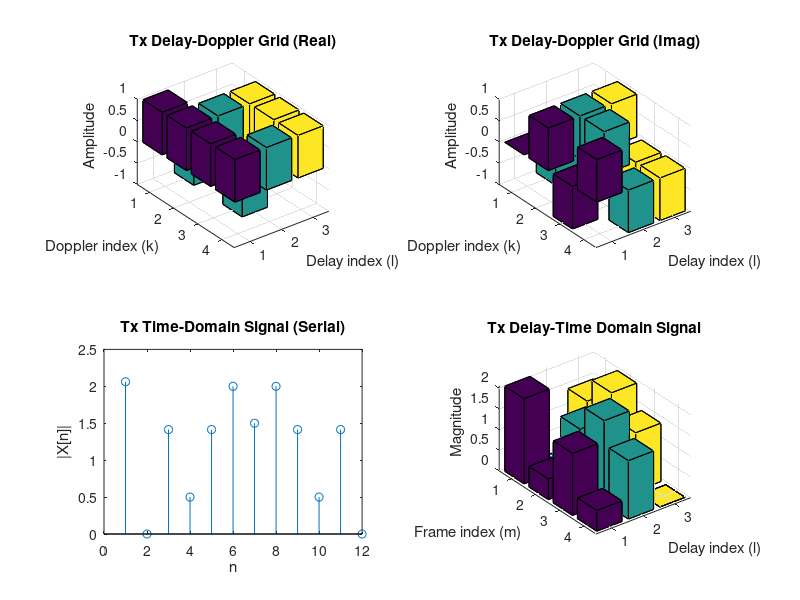
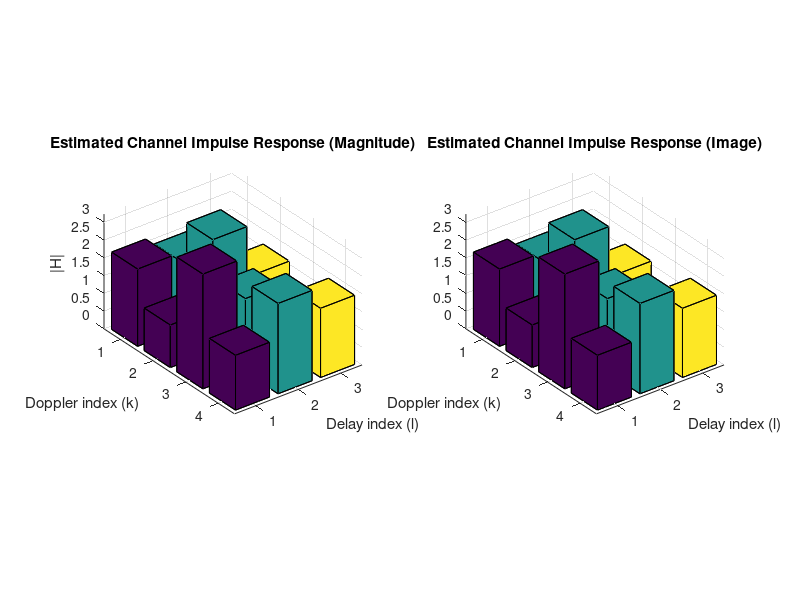
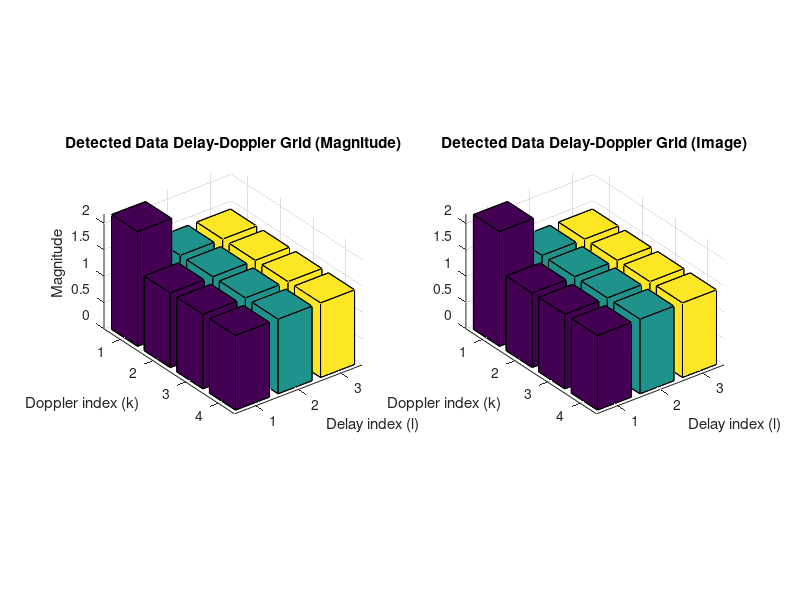

These charts were generated, in order, by the following MATLAB code:
%% OTFS Simulation with Embedded Pilot, Iterative Channel Estimation, and Equalization
clear all; close all; clc;

%% Parameters
L = 3;            % Number of delay bins
K = 4;            % Number of Doppler bins
N = L * K;        % Total number of time samples
SNR_dB = 10;      % SNR in dB for the AWGN channel

%% Generate Data Grid and Embed Pilot
% QPSK constellation: {1+j, 1-j, -1+j, -1-j}
constellation = [1+1j, 1-1j, -1+1j, -1-1j];
rng(123); % For reproducibility
% Generate random data for all cells
Z_data = constellation(randi([1, length(constellation)], K, L));
% Embed pilot: For example, reserve cell (1,1) (i.e. delay=0, doppler=0) for pilot
pilot_val = 1;
Z_data(1,1) = pilot_val;
% This is the transmitted delay-Doppler grid (data + embedded pilot)
Z_tx = Z_data;

%% Transmit: Map Delay-Doppler Grid to Time Domain via IDZT
X_tx = zeros(N,1); % Preallocate time-domain signal
for n = 0:N-1
    l_idx = mod(n, L);         % delay index (0,...,L-1)
    m = floor(n/L);            % frame index (for Doppler phase)
    sum_val = 0;
    for k = 0:K-1
        % Note: MATLAB indices start at 1
        sum_val = sum_val + Z_tx(k+1, l_idx+1) * exp(1j*2*pi*m*(k/K));
    end
    X_tx(n+1) = (1/sqrt(K))*sum_val;
end
X_tx_mat = reshape(X_tx, L, K);

%% Plot Transmitted Signals (Data and Pilot Embedded)
figure;
subplot(2,2,1);
bar3(real(Z_tx));
title('Tx Delay-Doppler Grid (Real)');
xlabel('Delay index (l)'); ylabel('Doppler index (k)'); zlabel('Amplitude');

subplot(2,2,2);
bar3(imag(Z_tx));
title('Tx Delay-Doppler Grid (Imag)');
xlabel('Delay index (l)'); ylabel('Doppler index (k)'); zlabel('Amplitude');

subplot(2,2,3);
stem(abs(X_tx));
title('Tx Time-Domain Signal (Serial)');
xlabel('n'); ylabel('|X[n]|');

subplot(2,2,4);
bar3(abs(X_tx_mat.'));
title('Tx Delay-Time Domain Signal');
xlabel('Delay index (l)'); ylabel('Frame index (m)'); zlabel('Magnitude');

%% Define Multipath Channel Parameters
% Assume a channel with three paths:
%  Path 1: delay = 0 samples, Doppler = 0, gain = 1
%  Path 2: delay = 1 sample, Doppler = +0.1, gain = 0.8
%  Path 3: delay = 2 samples, Doppler = -0.1, gain = 0.5
delays = [0, 1, 2];                   % in sample delays (corresponding to delay bins)
doppler_shifts = [0, 0.1, -0.1];        % normalized Doppler shifts (cycles per sample)
gains = [1, 0.8, 0.5];                % complex gains (here assumed real)

% For reference, we define the true channel impulse response (in delay-Doppler grid)
H_true = zeros(K, L);
H_true(1,1) = 1;        % Path 1 at (doppler=0, delay=0)
H_true(2,2) = 0.8;      % Path 2: here we map Doppler +0.1 to bin 2 and delay=1 to l=1
H_true(4,3) = 0.5;      % Path 3: for K=4, bin 4 represents a negative doppler (e.g. -1) and delay=2 to l=2

%% Channel Simulation in Time Domain (Pilot and Data Transmitted Together)
Y_channel = zeros(N,1);  % initialize channel output
n_vec = (0:N-1).';       % time indices as a column vector

for p = 1:length(gains)
    % Apply circular delay shift and Doppler modulation for each path:
    X_shifted = circshift(X_tx, delays(p));
    doppler_mod = exp(1j*2*pi*doppler_shifts(p)*n_vec);
    Y_channel = Y_channel + gains(p) * doppler_mod .* X_shifted;
end

% Add AWGN noise
signal_power = mean(abs(Y_channel).^2);
SNR = 10^(SNR_dB/10);
noise_power = signal_power/SNR;
noise = sqrt(noise_power/2)*(randn(size(Y_channel)) + 1j*randn(size(Y_channel)));
Y_rx = Y_channel + noise;  % Received time-domain signal

%% Reshape Received Time-Domain Signal to Delay-Time Matrix
Y_rx_mat = reshape(Y_rx, L, K);

%% Receiver Processing: Map Received Time-Domain Signal to Delay-Doppler Domain via DZT
Z_rx_total = zeros(K, L);
for l = 0:L-1
    y_m = Y_rx_mat(l+1, :);  % one row corresponding to a given delay bin over frames
    Z_rx_total(:,l+1) = (1/sqrt(K)) * fft(y_m.');  % perform K-point DFT along frame dimension
end

%% Embedded Pilot Based Channel Estimation
% In an embedded pilot scheme, the known pilot (here at cell (1,1)) is used to
% extract a rough channel impulse response. In practical systems a larger pilot block
% is used so that the delay-Doppler spread can be estimated.
% Here we assume that the channel’s effect on the pilot is spread over the grid.
% A simple (and rough) estimator is to take the entire received grid (Z_rx_total)
% and divide by the known pilot value (assuming interference is low).
H_est = Z_rx_total / pilot_val;  

%% Plot the Estimated Channel Impulse Response
figure;
subplot(1,2,1);
bar3(abs(H_est));
title('Estimated Channel Impulse Response (Magnitude)');
xlabel('Delay index (l)'); ylabel('Doppler index (k)'); zlabel('|H|');
subplot(1,2,2);
bar3(abs(H_est));
title('Estimated Channel Impulse Response (Image)');
xlabel('Delay index (l)'); ylabel('Doppler index (k)');

%% Iterative Detection / Peeling of Channel Paths
% Here we perform a simple iterative procedure that, for a known number of paths,
% finds the strongest tap in H_est, records its parameters, and “cancels” it from
% the estimate before moving on.
H_iter = H_est;   % working copy of the estimated channel response
num_paths = 3;    % assume we know there are three dominant paths
estimated_paths = [];  % to store [gain, doppler_bin, delay_bin]

for iter = 1:num_paths
    [max_val, idx] = max(H_iter(:));
    [k_idx, l_idx] = ind2sub(size(H_iter), idx);  % indices in H_iter (1-indexed)
    % Convert indices to (doppler, delay) bin numbers (0-indexed)
    est_gain = max_val;
    est_doppler_bin = k_idx - 1;
    est_delay_bin = l_idx - 1;
    estimated_paths = [estimated_paths; est_gain, est_doppler_bin, est_delay_bin];
    % Cancel this path (set the corresponding cell to zero)
    H_iter(k_idx, l_idx) = 0;
end
disp('Estimated Channel Paths [gain, doppler bin, delay bin]:');
disp(estimated_paths);

%% Data Equalization Using the Estimated Channel
% A simple equalizer (for illustration) divides the received delay-Doppler signal by
% the estimated channel response at each cell (skipping the pilot cell).
Z_eq = Z_rx_total;
for k = 1:K
    for l = 1:L
        if (k==1 && l==1)
            continue;  % leave the pilot cell unchanged
        end
        if abs(H_est(k,l)) > 1e-3
            Z_eq(k,l) = Z_rx_total(k,l) / H_est(k,l);
        end
    end
end

%% Decision: Detect Data Symbols by Nearest Constellation Point
Z_detect = Z_eq;
for k = 1:K
    for l = 1:L
        if (k==1 && l==1)
            continue;  % pilot is known
        end
        distances = abs(Z_eq(k,l) - constellation);
        [~, min_idx] = min(distances);
        Z_detect(k,l) = constellation(min_idx);
    end
end

%% Display Results
disp('Transmitted Delay-Doppler Grid (with embedded pilot):');
disp(Z_tx);
disp('Equalized and Detected Delay-Doppler Grid:');
disp(Z_detect);

%% Plot the Detected Data Delay-Doppler Grid
figure;
subplot(1,2,1);
bar3(abs(Z_detect));
title('Detected Data Delay-Doppler Grid (Magnitude)');
xlabel('Delay index (l)'); ylabel('Doppler index (k)'); zlabel('Magnitude');
subplot(1,2,2);
bar3(abs(Z_detect)); 
title('Detected Data Delay-Doppler Grid (Image)');
xlabel('Delay index (l)'); ylabel('Doppler index (k)');
